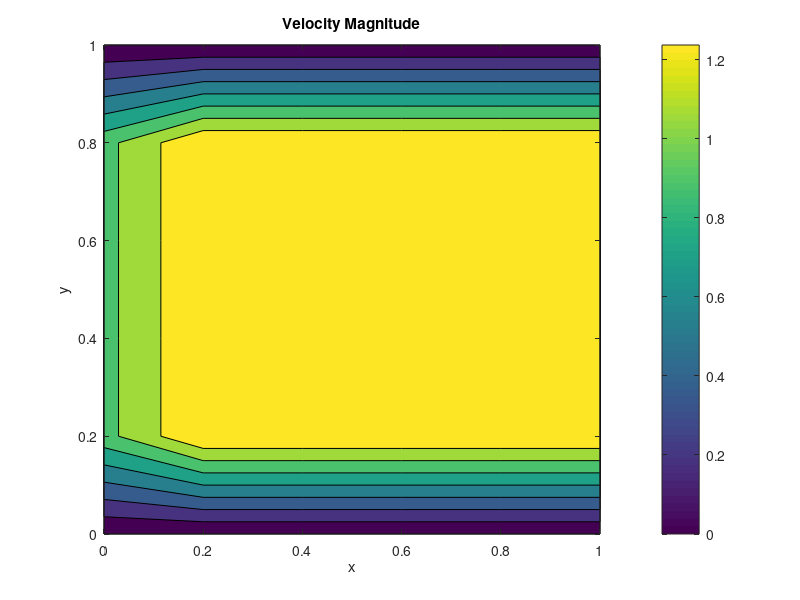
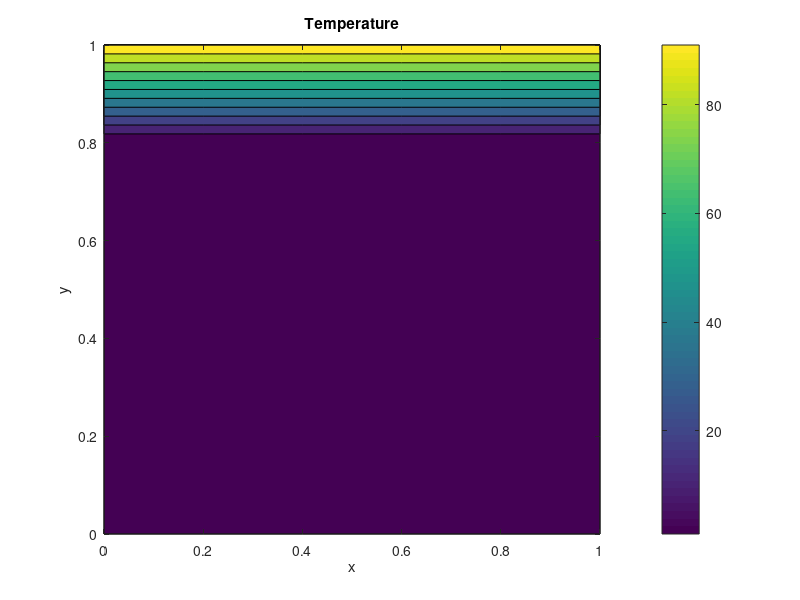

These figures' MATLAB source, in order:
% Problem: Two-dimensional mixed convection, laminar, incompressible, steady state flow through a pipe with heated at the top and insulated at bottom.



clear all
clc
 
L = 1; % length of the pipe
H = 1; % height of the pipe
theta = 0; % inclination angle of the pipe
T_top = 100; % temperature of the heated surface
omega = 5;
 
dx = 0.2; % grid spacing in x direction
dy = 0.2; % grid spacing in y direction
x = 0:dx:L;
y = 0:dy:H;
nx = length(x);
ny = length(y);
 
u = ones(nx,ny); % x-velocity
v = ones(nx,ny); % y-velocity
p = ones(nx,ny);
rho = 1; % density
nu = 1e-3; % viscosity
g = 9.81; % acceleration due to gravity
T = ones(nx,ny); % temperature
dt = 0.01;
for i = 2:nx-1
    for j = 2:ny-1
        % x-momentum equation
        u_xx = (u(i+1,j)-2*u(i,j)+u(i-1,j))/dx^2;
        u_yy = (u(i,j+1)-2*u(i,j)+u(i,j-1))/dy^2;
        v_xy = (v(i,j+1)-v(i,j-1))/(2*dy);
        pressure_x = (p(i+1,j)-p(i,j))/dx;
        Fx = ((-rho)*(u_xx+u_yy))-(pressure_x+(rho*g*sin(theta)));
        u(i,j) = u(i,j) + dt*(1/nu*Fx-v_xy);
    end
end
 
 
 
p = ones(nx,ny); % pressure
% maxiter = 1000; % maximum number of iterations
% tol = 1e-6; % tolerance
% for iter = 1:maxiter
    % solve for pressure
    for i = 2:nx-1
        for j = 2:ny-1
            p_xx = (p(i+1,j)-(2*p(i,j))+p(i-1,j))/(dx^2);
            p_yy = (p(i,j+1)-(2*p(i,j))+p(i,j-1))/(dy^2);
            b = rho*(1/dt*(u(i,j)-u(i-1,j))/dx+(v(i,j+1)-v(i,j))/dy-p_xx-p_yy);
            p(i,j) = (1-omega)*p(i,j)+omega/(2*((1/(dx^2))+(1/(dy^2))))*(p(i+1,j)+p(i-1,j)+p(i,j+1)+p(i,j-1)-((dx^2)*b));
        end
    end
% end
 
% solve for velocity
u_old = u;
v_old = v;
for i = 2:nx-1
    for j = 2:ny-1
        u_xx = (u(i+1,j)-2*u(i,j)+u(i-1,j))/dx^2;
        u_yy = (u(i,j+1)-2*u(i,j)+u(i,j-1))/dy^2;
        v_xx = (v(i+1,j)-2*v(i,j)+v(i-1,j))/dx^2;
        v_yy = (v(i,j+1)-2*v(i,j)+v(i,j-1))/dy^2;
        pressure_x = (p(i+1,j)-p(i,j))/dx;
        pressure_y = (p(i,j+1)-p(i,j))/dy;
        Fx = ((-rho)*(u_xx+u_yy))-(pressure_x+(rho*g*sin(theta)));
        Fy = ((-rho*(v_xx+v_yy))-(pressure_y));
        u(i,j) = u(i,j) + dt*((1/nu)*(Fx-v(i,j)/dx)*((u(i,j)-u(i-1,j))/dx-v(i,j)/dy)*((u(i,j)-u(i,j-1))/dy));
        v(i,j) = v(i,j) + dt*((1/nu)*(Fy-u(i,j)/dx)*((v(i,j)-v(i-1,j))/dx-v(i,j)/dy)*((v(i,j)-v(i,j-1))/dy));
    end
end
 
%  check for convergence
% if max(max(abs(u-u_old))) < tol && max(max(abs(v-v_old))) < tol
%     return;
% end
 
% no-slip condition
u(1,:) = 0;
u(end,:) = 0;
v(1,:) = 0;
v(end,:) = 0;
 
% inlet and outlet boundary conditions
u(:,1) = u(:,2);
u(:,end) = u(:,end-1);
v(:,1) = 0;
% v(:,end) = 0;
 
% heating condition at top surface
T(end,:) = T_top;
 
% calculate velocity magnitude
u_mag = sqrt((u.^2)+(v.^2));
 
% plot velocity magnitude and temperature
 
figure
contourf(x,y,u_mag,7)
colorbar
xlabel('x')
ylabel('y')
title('Velocity Magnitude')
 
figure
contourf(x,y,T)
colorbar
xlabel('x')
ylabel('y')
title('Temperature')
